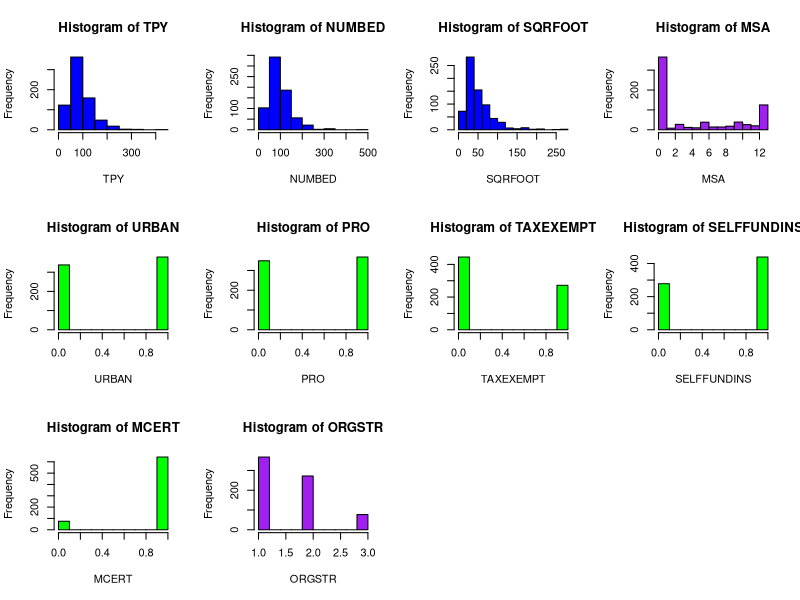
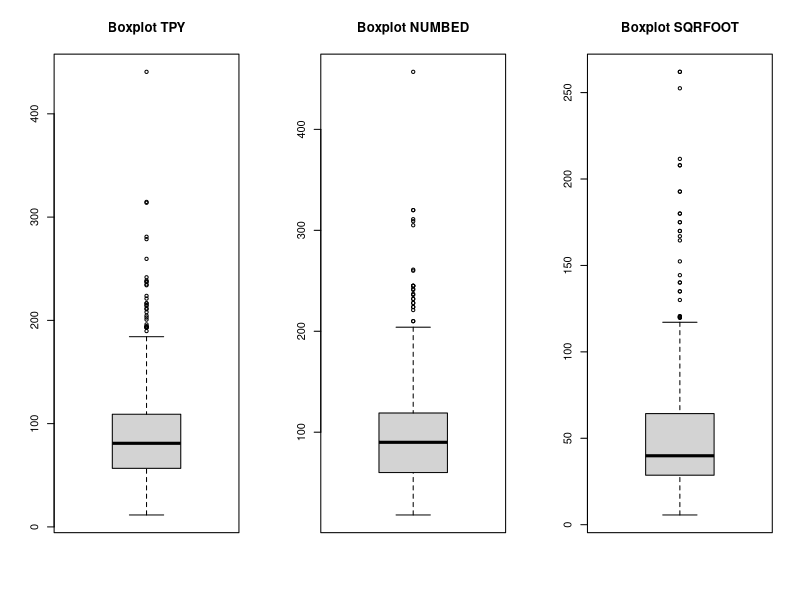
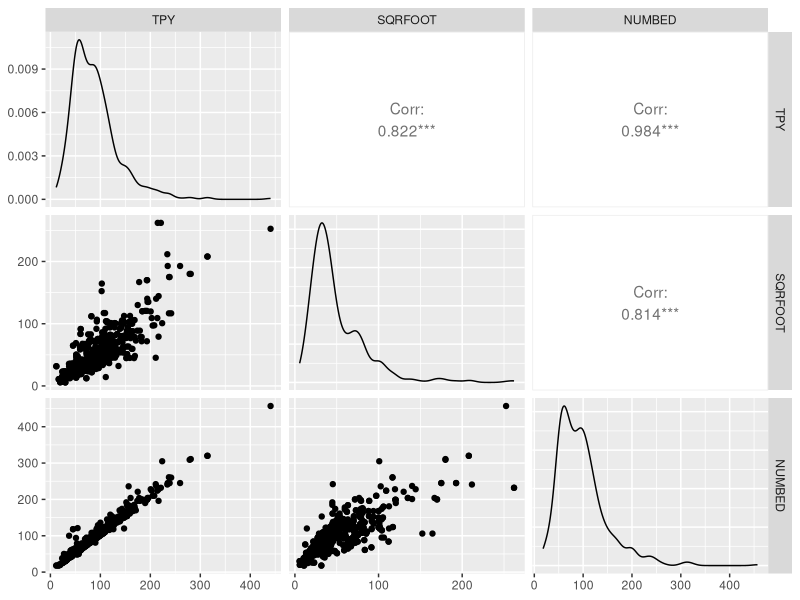
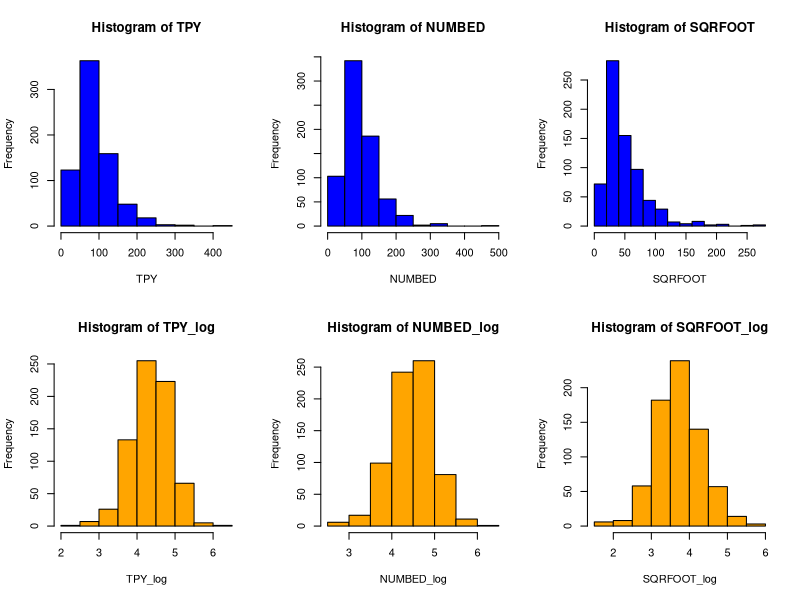
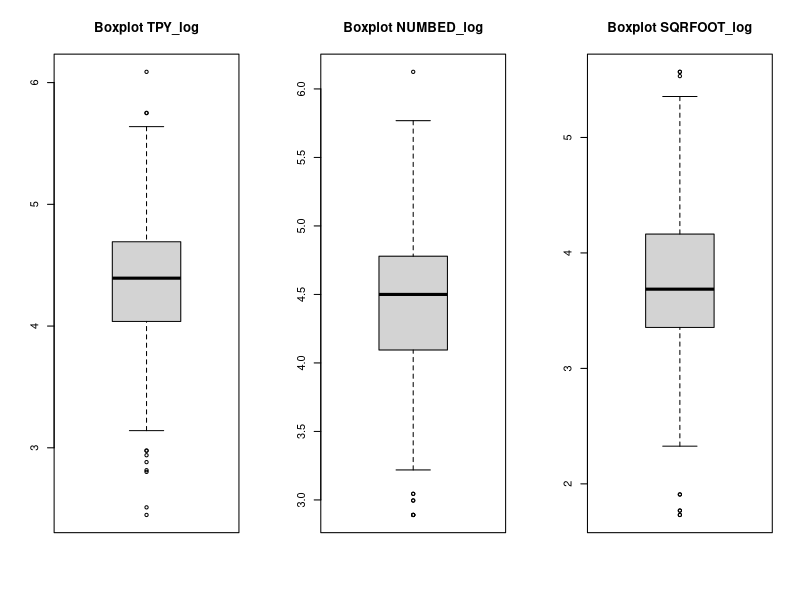
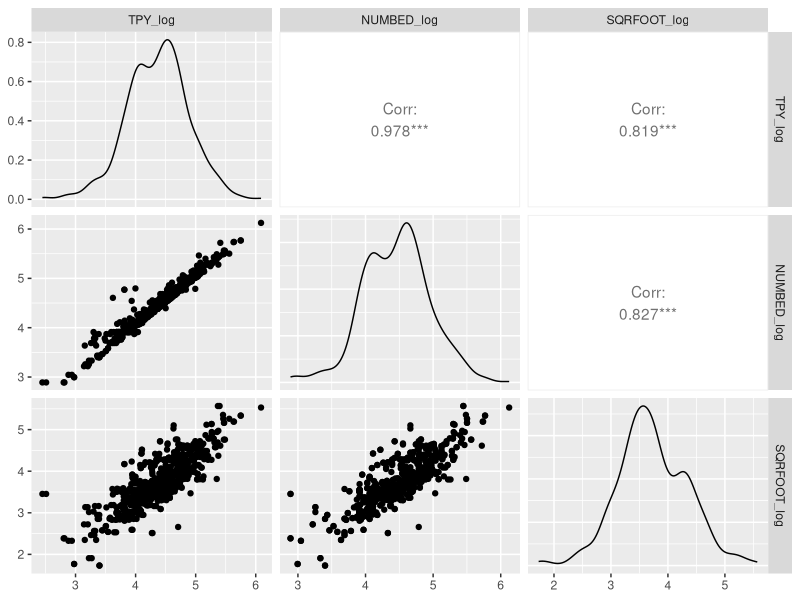
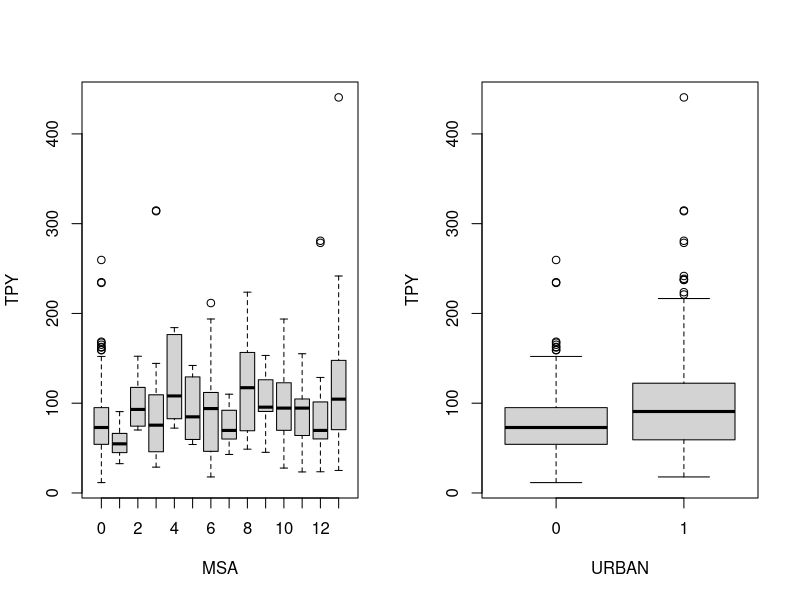
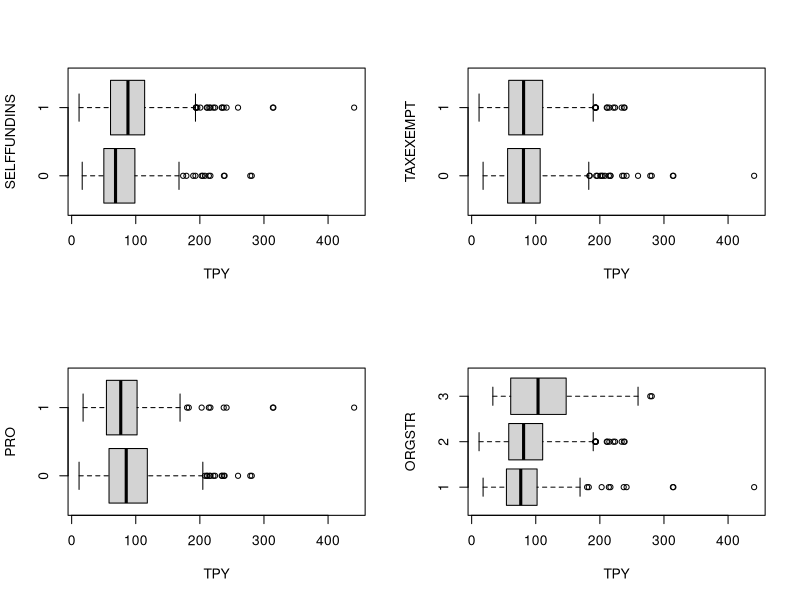

The R source for these figures, in order:
## ---- chunk 1
datafile <- read.csv("WiscNursingHome.csv")
datafile
## ---- chunk 2
# Set the layout of the graph
par(mfrow = c(3,4))

# Draw the first histogram
hist(datafile$TPY, main = "Histogram of TPY", xlab = "TPY", col = "blue")

# Draw the second histogram
hist(datafile$NUMBED, main = "Histogram of NUMBED", xlab = "NUMBED", col = "blue")

# Draw the third histogram
hist(datafile$SQRFOOT, main = "Histogram of SQRFOOT", xlab = "SQRFOOT", col = "blue")
hist(datafile$MSA, main = "Histogram of MSA", xlab = "MSA", col = "purple")
hist(datafile$URBAN, main = "Histogram of URBAN", xlab = "URBAN", col = "green")
hist(datafile$PRO, main = "Histogram of PRO", xlab = "PRO", col = "green")
hist(datafile$TAXEXEMPT, main = "Histogram of TAXEXEMPT", xlab = "TAXEXEMPT", col = "green")
hist(datafile$SELFFUNDINS, main = "Histogram of SELFFUNDINS", xlab = "SELFFUNDINS", col = "green")
hist(datafile$MCERT, main = "Histogram of MCERT", xlab = "MCERT", col = "green")
hist(datafile$ORGSTR, main = "Histogram of ORGSTR", xlab = "ORGSTR", col = "purple")
## ---- chunk 3
summary(subset(datafile, select = c(TPY, SQRFOOT, NUMBED)))
## ---- chunk 4

par(mfrow = c(1, 3))

boxplot(datafile$TPY, main = "Boxplot TPY")
 
boxplot(datafile$NUMBED, main = "Boxplot NUMBED")

boxplot(datafile$SQRFOOT, main = "Boxplot SQRFOOT")
## ---- chunk 5
library(ggplot2)
options(warn = - 1)
# install.packages("GGally")
library(GGally)
ggpairs(subset(datafile, select = c(TPY, SQRFOOT, NUMBED)))
## ---- chunk 6
library("dplyr")
years_comparison <- datafile %>% 
  group_by(hospID) %>%
  summarise(SQRFOOT_2000 =  SQRFOOT[CRYEAR == 2000], SQRFOOT_2001 =  SQRFOOT[CRYEAR == 2001],
            NUMBED_2000 = NUMBED[CRYEAR == 2000], NUMBED_2001 = NUMBED[CRYEAR == 2001],
            TPY_2000 =  TPY[CRYEAR == 2000], TPY_2001 =  TPY[CRYEAR == 2001],
            NUMBED_2000 = NUMBED[CRYEAR == 2000], NUMBED_2001 = NUMBED[CRYEAR == 2001],
            MSA_2000 =  MSA[CRYEAR == 2000], MSA_2001 =  MSA[CRYEAR == 2001],
            URBAN_2000 = URBAN[CRYEAR == 2000], URBAN_2001 = URBAN[CRYEAR == 2001],
            TAXEXEMPT_2000 =  TAXEXEMPT[CRYEAR == 2000], TAXEXEMPT_2001 =  TAXEXEMPT[CRYEAR == 2001],
            PRO_2000 = PRO[CRYEAR == 2000], PRO_2001 = PRO[CRYEAR == 2001],
            MCERT_2000 =  MCERT[CRYEAR == 2000], MCERT_2001 =  MCERT[CRYEAR == 2001],
            SELFFUNDINS_2000 = SELFFUNDINS[CRYEAR == 2000], SELFFUNDINS_2001 = SELFFUNDINS[CRYEAR == 2001],
            ORGSTR_2000 =  ORGSTR[CRYEAR == 2000], ORGSTR_2001 =  ORGSTR[CRYEAR == 2001])
           
## ---- chunk 7
years_comparison$NUMBED_diff <- years_comparison$NUMBED_2001-years_comparison$NUMBED_2000
years_comparison$SQRFOOT_diff <- years_comparison$SQRFOOT_2001-years_comparison$SQRFOOT_2000
## ---- chunk 8
years_comparison
## ---- chunk 9
library(dplyr)
datafile_log <- datafile %>% mutate(TPY_log = log(TPY), NUMBED_log = log(NUMBED), SQRFOOT_log = log(SQRFOOT))
datafile_log
## ---- chunk 10
summary(subset(datafile_log, select = c(TPY_log, NUMBED_log, SQRFOOT_log, TPY, SQRFOOT, NUMBED)))
## ---- chunk 11
# Set the layout of the graph
par(mfrow = c(2,3))

# Draw the first histogram
hist(datafile_log$TPY, main = "Histogram of TPY", xlab = "TPY", col = "blue")

# Draw the second histogram
hist(datafile_log$NUMBED, main = "Histogram of NUMBED", xlab = "NUMBED", col = "blue")

# Draw the third histogram
hist(datafile_log$SQRFOOT, main = "Histogram of SQRFOOT", xlab = "SQRFOOT", col = "blue")
hist(datafile_log$TPY_log, main = "Histogram of TPY_log", xlab = "TPY_log", col = "orange")
hist(datafile_log$NUMBED_log, main = "Histogram of NUMBED_log", xlab = "NUMBED_log", col = "orange")
hist(datafile_log$SQRFOOT_log, main = "Histogram of SQRFOOT_log", xlab = "SQRFOOT_log", col = "orange")

## ---- chunk 12

par(mfrow = c(1, 3))

boxplot(datafile_log$TPY_log, main = "Boxplot TPY_log")
 
boxplot(datafile_log$NUMBED_log, main = "Boxplot NUMBED_log")

boxplot(datafile_log$SQRFOOT_log, main = "Boxplot SQRFOOT_log")
## ---- chunk 13
options(warn = - 1)
library(ggplot2)
library(GGally)
ggpairs(subset(datafile_log, select = c(TPY_log, NUMBED_log, SQRFOOT_log)))
## ---- chunk 14
par(mfrow=c(1,2))
boxplot(TPY ~ MSA, data = datafile, horizontal = FALSE, 
        xlab = "MSA", ylab = "TPY")
boxplot(TPY ~ URBAN, data = datafile, horizontal = FALSE, 
        xlab = "URBAN", ylab = "TPY")
## ---- chunk 15
par(mfrow=c(2,2))
boxplot(TPY ~ SELFFUNDINS, data = datafile, horizontal = TRUE, 
        ylab = "SELFFUNDINS", xlab = "TPY")
boxplot(TPY ~ TAXEXEMPT, data = datafile, horizontal = TRUE, 
        ylab = "TAXEXEMPT", xlab = "TPY")
boxplot(TPY ~ PRO, data = datafile, horizontal = TRUE, 
        xlab = "TPY", ylab = "PRO")
boxplot(TPY ~ ORGSTR, data = datafile, horizontal = TRUE, 
        xlab = "TPY", ylab = "ORGSTR")
## ---- chunk 16
par(mfrow = c(1, 2))
barplot(prop.table(table(datafile$PRO, datafile$TAXEXEMPT), margin = 1),
        beside=TRUE, xlab="TAX EXEMPT",col=c("gray","black"))
legend("topright", c("Non Profit", "Profit"), cex = 0.95, bty = "n",fill=c("gray","black"))


barplot(prop.table(table(datafile$PRO, datafile$SELFFUNDINS), margin = 1),
        beside=TRUE, xlab="SELFUNDINS",col=c("gray","black"))
legend("topleft", c("Non Profit", "Profit"), cex = 0.95, bty = "n",fill=c("gray","black"))

## ---- chunk 17
library(dplyr)
#DATA CLEANING
datafile <- na.omit(datafile) #drop NAs
## ---- chunk 18

datafile$UTILIZATION_RATE <- datafile$TPY / datafile$NUMBED
## ---- chunk 19
#Transform into categorical variables
datafile$ORGSTR <- as.factor(datafile$ORGSTR)
datafile$MSA <- as.factor(datafile$MSA)
## ---- chunk 20
df_2000 <- datafile[datafile$CRYEAR == "2000", ]
df_2000
## ---- chunk 21
df_2001 <- datafile[datafile$CRYEAR == "2001", ]
df_2001
